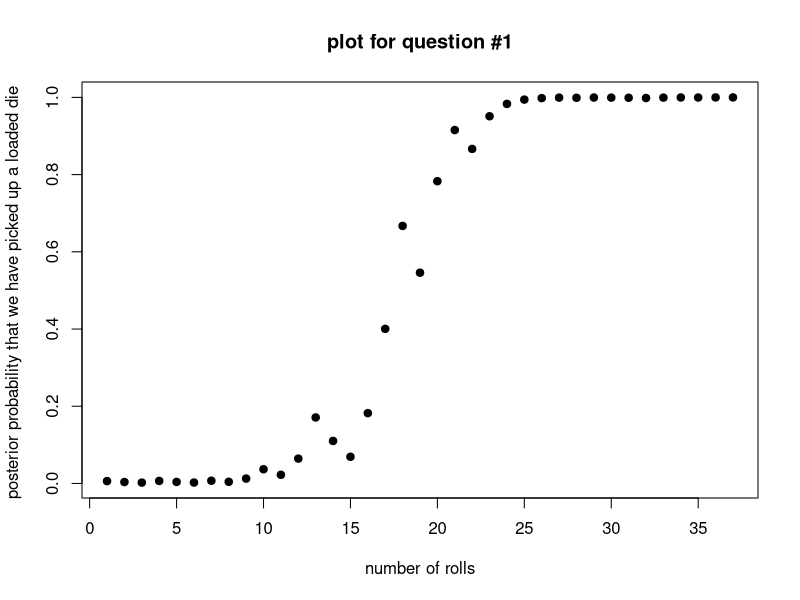
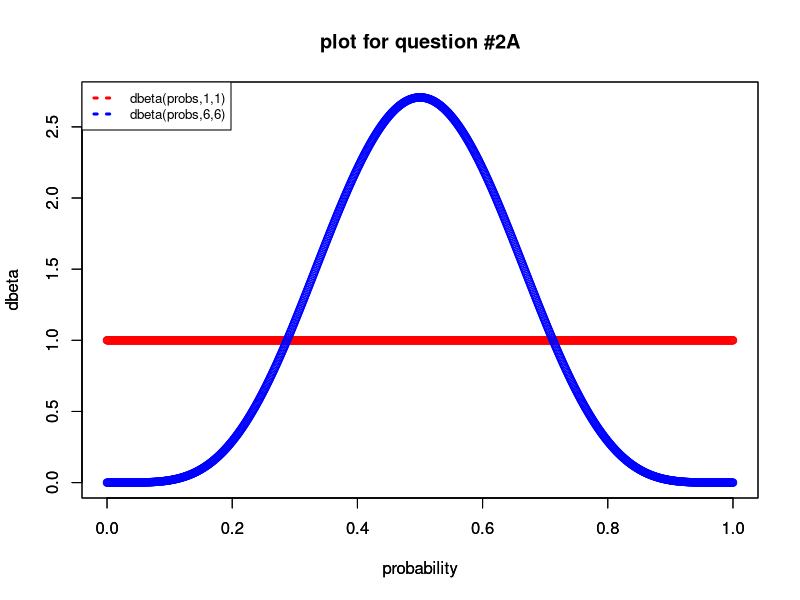
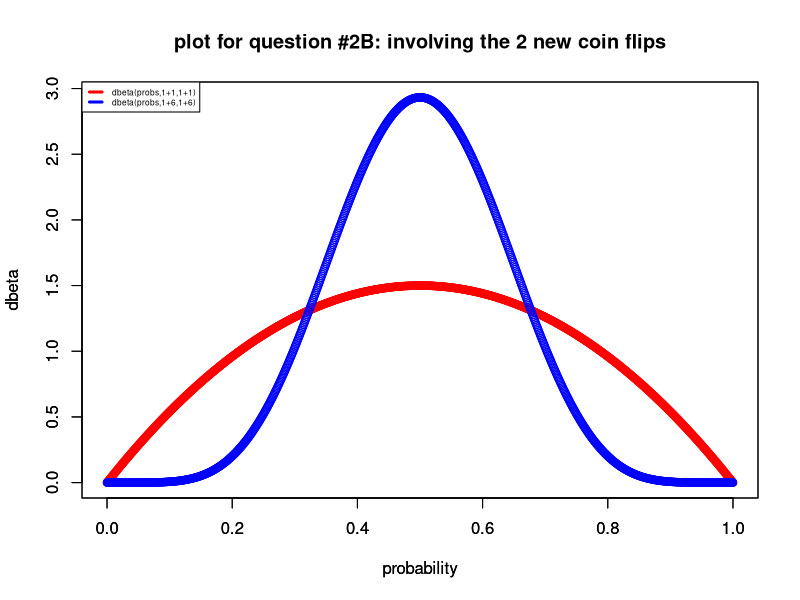
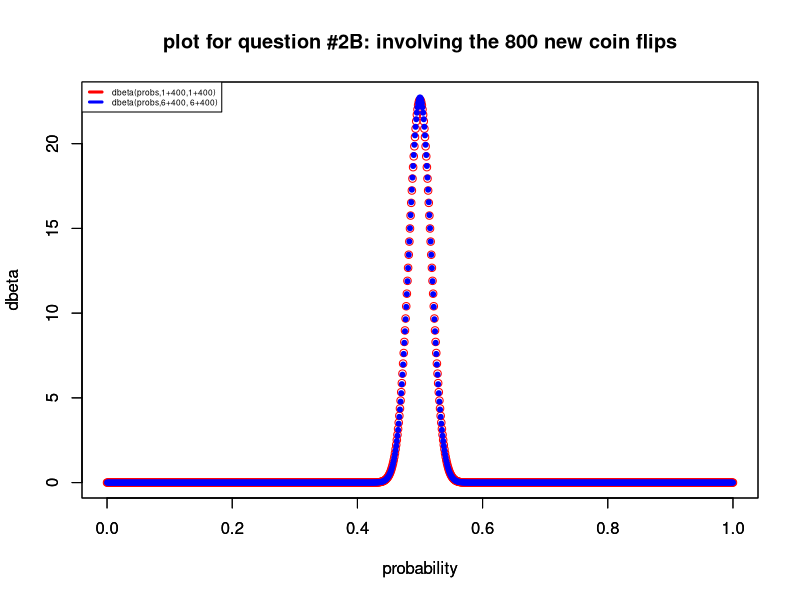

These figures' R source, in order:
# Lab 03
rm(list=ls())

# Question (1)
data<-c(2,3,2,6,3,5,6,2,6,6,2,6,6,2,3,6,6,6,5,6,6,5,6,6,6,6,6,4,6,3,3,3,6,6,5,6,6)
probPrior <- c(0.01,0.99) 
probLoaded <- c(rep(1/10,5),5/10)
container <- vector()
for (i in 1:length(data)){
  denom <- probPrior[1] * probLoaded[data[i]] + probPrior[2] * 1/6
  probPrior[1] <- probLoaded[data[i]] * probPrior[1]/denom
  container <- c(container,probPrior[1])
  probPrior[2] <- 1 - probPrior[1]
}
plot(1:length(data),container, main= "plot for question #1",
     xlab="number of rolls", ylab="posterior probability that we have picked up a loaded die ", pch=19)

# Question (2)A
probs <- seq(0, 1, 0.001)
maxY <- max(dbeta(probs, 1, 1), dbeta(probs, 6, 6))
minY <- min(dbeta(probs, 1, 1), dbeta(probs, 6, 6))
labX <- "probability"
labY <- "dbeta"
plot(probs, dbeta(probs, 1, 1), ylim=c(minY, maxY), col="red", xlab=labX, ylab=labY)
par(new=TRUE)
plot(probs, dbeta(probs, 6, 6), ylim=c(minY, maxY), col="blue", 
     main= "plot for question #2A", xlab=labX, ylab=labY)
legend("topleft", legend=c("dbeta(probs,1,1)", "dbeta(probs,6,6)"), 
       col=c("red", "blue"), lty=3, lwd = 3, cex=0.8)

# Question (2)B
dbetaUpdateTwoNew_11 <- dbeta(probs,1+1, 1+1)
dbetaUpdateTwoNew_12 <- dbeta(probs,6+1, 6+1)
plot(probs,dbetaUpdateTwoNew_11, xlab=labX, ylab= labY, col="red",
     ylim=c(min(dbetaUpdateTwoNew_11,dbetaUpdateTwoNew_12),
            max(dbetaUpdateTwoNew_11,dbetaUpdateTwoNew_12)))
par(new=TRUE)
plot(probs,dbetaUpdateTwoNew_12, xlab=labX, ylab= labY, col= "blue",
     main= "plot for question #2B: involving the 2 new coin flips",
     ylim=c(min(dbetaUpdateTwoNew_11,dbetaUpdateTwoNew_12), 
            max(dbetaUpdateTwoNew_11,dbetaUpdateTwoNew_12)))
legend("topleft", legend=c("dbeta(probs,1+1,1+1)","dbeta(probs,1+6,1+6)"), 
       col=c("red", "blue"), lty=2, lwd = 3, cex=0.5)

dbetaUpdateTwoNew_21 <- dbeta(probs,1+400, 1+400)
dbetaUpdateTwoNew_22 <- dbeta(probs,6+400, 6+400)
plot(probs,dbetaUpdateTwoNew_21, col="red", pch=21, xlab= labX, ylab= labY,
     ylim=c(min(dbetaUpdateTwoNew_21,dbetaUpdateTwoNew_22),
            max(dbetaUpdateTwoNew_21,dbetaUpdateTwoNew_22)))
par(new=TRUE)
plot(probs,dbetaUpdateTwoNew_22, col="blue", pch=20, xlab= labX, ylab =labY,
     main= "plot for question #2B: involving the 800 new coin flips",
     ylim=c(min(dbetaUpdateTwoNew_21,dbetaUpdateTwoNew_22),
            max(dbetaUpdateTwoNew_21,dbetaUpdateTwoNew_22)))
legend("topleft", legend=c("dbeta(probs,1+400,1+400)","dbeta(probs,6+400, 6+400)"), 
       col=c("red", "blue"), lty=2, lwd = 3, cex=0.5)
